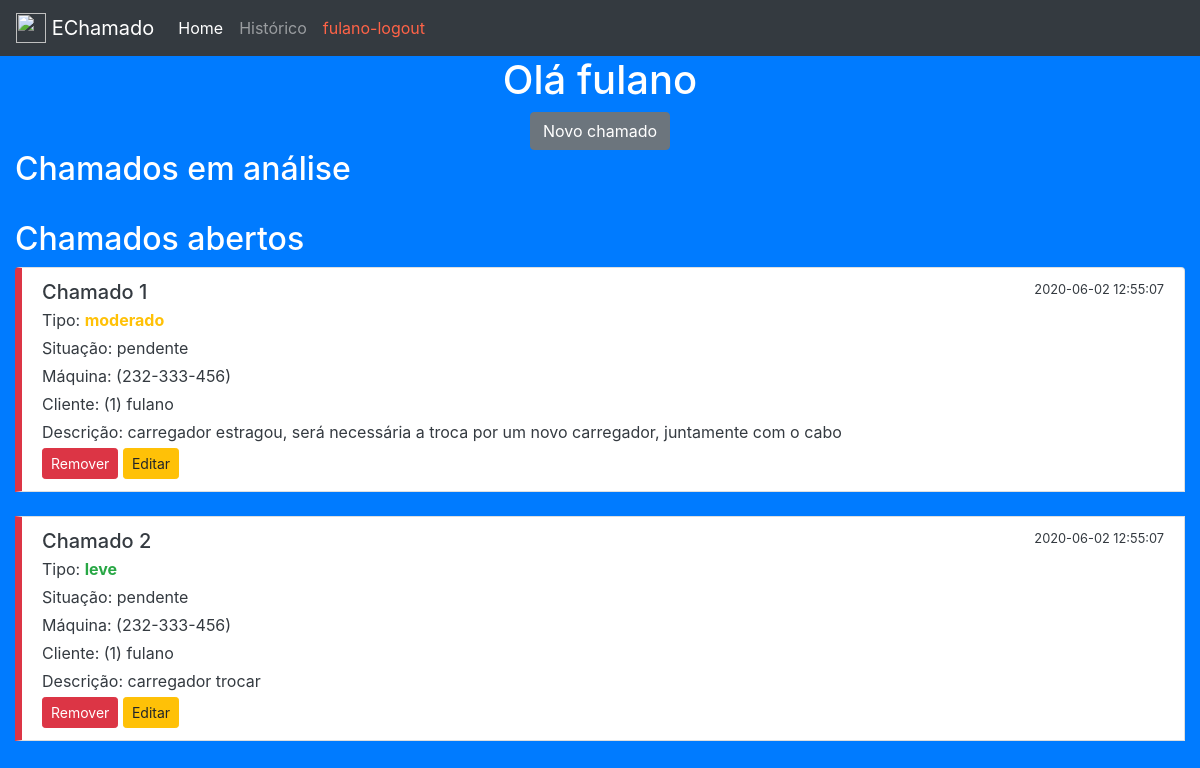
The app's page /pCliente.php (signed in) with its own data.
### tables this page shows
CREATE TABLE chamado (
    id INTEGER AUTO_INCREMENT PRIMARY KEY,
    dthrCadastro DATETIME NOT NULL DEFAULT now(),
    descricao VARCHAR(500) NOT NULL,
    tipo VARCHAR(10) NOT NULL,
    situacao VARCHAR(10) NOT NULL DEFAULT "pendente",
    ipMaquina VARCHAR(30),
    idCliente INTEGER NOT NULL,
    idTecnico INTEGER,
    dthrAnalise DATETIME,
    dthrFinalizado DATETIME
) CHARSET=utf8;

CREATE TABLE cliente (
    id INTEGER AUTO_INCREMENT PRIMARY KEY,
    nome VARCHAR(50) NOT NULL,
    senha VARCHAR(5) NOT NULL,
    ativo BOOLEAN NOT NULL DEFAULT 1,
    ipMaquina VARCHAR(30)
) CHARSET=utf8;

### pCliente.php (the view, shortened to what this page needs)
<?php
    require_once 'conect.php';
    $r = $db->prepare("SELECT id FROM cliente WHERE nome=? AND senha=?");
    $r->execute(array($_SESSION['nome'],$_SESSION['senha']));
    $linhas = $r->fetchAll(PDO::FETCH_ASSOC);
    foreach($linhas as $l) {$id=$l['id'];}
?>
<body id="fundo">
<div class="container-fluid">
    <div class="row">
        <div class="col-sm-12" id="menu">
            <nav class="navbar navbar-expand-lg navbar-dark bg-dark">
                <a class="navbar-brand" href="pCliente.php"><img src="https://img.icons8.com/color/48/000000/technical-support.png" width="30" height="30" class="d-inline-block align-top" alt="" loading="lazy"> EChamado</a>
                <div class="collapse navbar-collapse" id="navbarNav">
                    <ul class="navbar-nav">
                        <li class="nav-item active"><a class="nav-link" href="pCliente.php">Home</a></li>
                        <li class="nav-item"><a class="nav-link" href="cliRelFinalizados.php">Histórico</a></li>
                        <li class="nav-item"><a class="nav-link" href="logout.php" style="color:tomato;"><?=$_SESSION['nome']?>-logout</a></li>
                    </ul>
                </div>
            </nav>
        </div>
    </div>
    <div class="row">
        <div class="col-sm-12" style="text-align: center;">
            <h1>Olá <?=$_SESSION['nome']?></h1>
            <a class="btn btn-secondary" href="addChamado.php">Novo chamado</a>
        </div>
    </div>
    <div class="row">
        <div class="col-sm-12">
            <h2>Chamados em análise</h2>
            <br>
        </div>
    </div>
    <div class="row">
        <div class="col-sm-12">
            <h2>Chamados abertos</h2>
            <div class="list-group">
                <?php
                    $r = $db->prepare("SELECT * FROM chamado WHERE idCliente=? AND situacao='pendente' ORDER BY dthrCadastro DESC,situacao,tipo DESC");
                    $r->execute(array($id));
                    $linhas = $r->fetchAll(PDO::FETCH_ASSOC);
                    foreach($linhas as $l) {
                        switch ($l['tipo']) {
                            case "leve":
                                $cor = "#28A745";
                                break;
                            case "moderado":
                                $cor = "#FFC107";
                                break;
                        }
                        echo "
                            <li class='list-group-item' id='item2'>
                                <div class='d-flex w-100 justify-content-between'>
                                    <h5 class='mb-1'>Chamado ".$l['id']."</h5>
                                    <small>".$l['dthrCadastro']."</small>
                                </div>
                                <p class='mb-1'>Tipo: <span style='color: ".$cor."'><b>".$l['tipo']."</b></span></p>
                                <p class='mb-1'>Situação: ".$l['situacao']."</p>
                        ";
                        echo "
                                <p class='mb-1'>Máquina: (".$l['ipMaquina'].") ".$nomeMaquina."</p>
                        ";
                        $r3 = $db->prepare("SELECT nome FROM cliente WHERE id=?");
                        $r3->execute(array($l['idCliente']));
                        $linhas3 = $r3->fetchAll(PDO::FETCH_ASSOC);
                        foreach($linhas3 as $l3) {$nomeCliente = $l3['nome'];}
                        echo "
                                <p class='mb-1'>Cliente: (".$l['idCliente'].") ".$nomeCliente."</p>
                                <p class='mb-1'>Descrição: ".$l['descricao']."</p>
                                <a class='btn btn-danger btn-sm' href='remChamado.php?id=".base64_encode($l['id'])."'>Remover</a>
                                <a class='btn btn-warning btn-sm' href='edChamado.php?id=".base64_encode($l['id'])."'>Editar</a>
                            </li>
                        ";
                        echo "<br>";
                    }
                ?>
            </div>
        </div>
    </div>
</div>
</body>
</html>

### estilo.css (style rules this page uses)
#fundo { background-color: #007BFF; color: white; }
#menu { padding: 0%; }
#item2 { color: #343A40; border-left: solid 7px #DC3545; }

### records on screen
chamado: id "1", dthrCadastro "2020-06-02 12:55:07", tipo "moderado", situacao "pendente", ipMaquina "232-333-456", idCliente "1", idCliente.nome "fulano", descricao "carregador estragou, será necessária a troca por um novo carregador, juntamente com o cabo"
chamado: id "2", dthrCadastro "2020-06-02 12:55:07", tipo "leve", situacao "pendente", ipMaquina "232-333-456", idCliente "1", idCliente.nome "fulano", descricao "carregador trocar"

### other values on screen
$_SESSION['nome'] "fulano"
